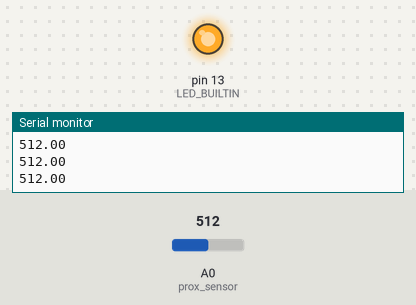
The sketch below on a simulated Arduino Uno, built with avr-gcc and run on an emulated ATmega328P. Shown: output pins drawn as LEDs (lit = HIGH), the last lines printed to the serial monitor. Inputs (shaded band) come from the test bench; at power-on: A0 (prox_sensor) = 512.

Above: at 1.2 s.
1.3 s: A0 (prox_sensor) set to 147
2.8 s: A0 (prox_sensor) set to 131
At 3.9 s:
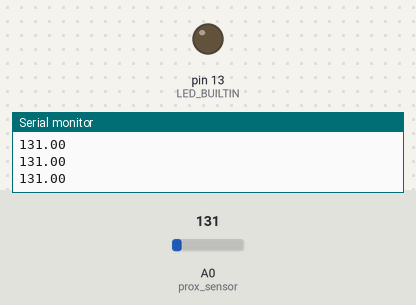
4.3 s: A0 (prox_sensor) set to 150
At 5.4 s:
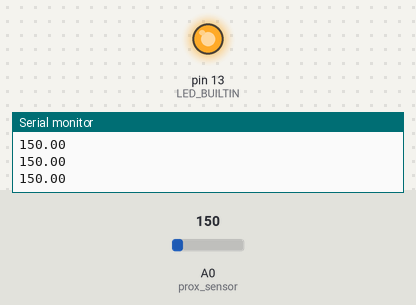
5.8 s: A0 (prox_sensor) set to 130
At 6.9 s:
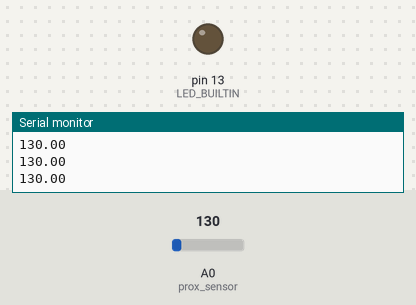
Timing chart, 0 to 8.3 s (numbered marks = the images above; inputs shaded):
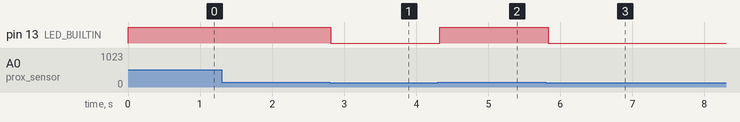

Measured:
- the behaviour switches between 141 and 140 on A0 (prox_sensor) (found by bisection; images 0 and 1)
- after the input at 2.8 s, pin 13 (LED_BUILTIN): HIGH → LOW at once
- after the input at 4.3 s, pin 13 (LED_BUILTIN): LOW → HIGH at once
- after the input at 5.8 s, pin 13 (LED_BUILTIN): HIGH → LOW at once

The sketch:

short_range_sensor.ino
```cpp
/* Sparkfun - Infrared Proximity Sensor Short Range - Sharp GP2Y0A41SK0F
 * on Arduino pin A0 (1v - 3v) floating point value, led on pin 13
 * min distance: 4 cm (0 volts)
 * max distance 30 cm (3 volts)
 * wire diagram: red = 5v, blk = gnd, ylw = output
 */

int prox_sensor = A0;

void setup() {
  Serial.begin(9600);
  pinMode(LED_BUILTIN, OUTPUT);
}

void loop() {
  float value = analogRead(prox_sensor);
  Serial.println(value);
  if (value > 140) {
    digitalWrite(LED_BUILTIN, HIGH);
  } else {
    digitalWrite(LED_BUILTIN, LOW);
  }
  delay(100);
}
```
